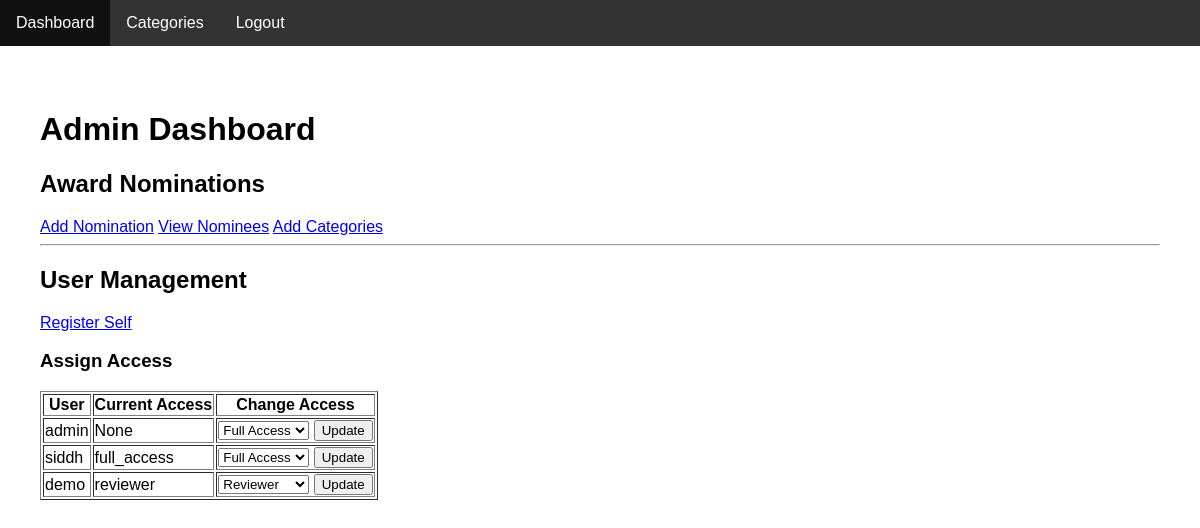
The page /admin (signed in) on the database its author committed.
### models.py (models this page shows)
class User(db.Model):
    id = db.Column(db.Integer, primary_key=True)
    username = db.Column(db.String(150), nullable=False, unique=True)
    password = db.Column(db.String(150), nullable=False)
    email = db.Column(db.String(150), nullable=False, unique=True)
    role = db.Column(db.String(50), nullable=False)  # 'admin' or 'employee'
    gid = db.Column(db.String(6), nullable=False)
    access_level = db.Column(db.String(20), nullable=False, default='view_only')

### app.py (the view)
@app.route('/admin')
@login_required
def admin_dashboard():
    if 'user_id' not in session or session.get('role') != 'Admin':
        return redirect(url_for('login'))
    users=User.query.all()
    categories = Category.query.all()
    return render_template('admin_dashboard.html', categories=categories,users=users)

### app.py (called while the page is built)
def login_required(f):
    @wraps(f)
    def decorated_function(*args, **kwargs):
        if 'logged_in' not in session:
            return redirect(url_for('login'))
        return f(*args, **kwargs)
    return decorated_function

@app.before_request
def create_tables():
    db.create_all()

### templates/admin_dashboard.html (shortened to what this page needs)
{% extends "base.html" %}
    {% block content %}
<div class="container">
    <h1>Admin Dashboard</h1>
    <section id="award-nomination">
        <h2>Award Nominations</h2>
        <a href="{{ url_for('new_nomination') }}">Add Nomination</a>
        <a href="{{ url_for('view_nominees') }}">View Nominees</a>
        <a href="{{ url_for('category') }}">Add Categories</a>
    </section>
    <hr>
    <section id="user-management">
        <h2>User Management</h2>
        <a href="{{ url_for('register') }}">Register Self</a>
        <h3>Assign Access</h3>
        <table border="1">
            <thead>
                <tr>
                    <th>User</th>
                    <th>Current Access</th>
                    <th>Change Access</th>
                </tr>
            </thead>
            <tbody>
                {% for user in users %}
                <tr>
                    <td>{{ user.username }}</td>
                    <td>{{ user.access_level }}</td>
                    <td>
                        <form method="POST" action="{{ url_for('update_access', user_id=user.id) }}">
                            <select name="access_level">
                                <option value="full_access" {% if user.access_level == 'full_access' %}selected{% endif %}>Full Access</option>
                                <option value="reviewer" {% if user.access_level == 'reviewer' %}selected{% endif %}>Reviewer</option>
                            </select>
                            <button type="submit">Update</button>
                        </form>
                    </td>
                </tr>
                {% endfor %}
            </tbody>
        </table>
    </section>
</div>
{% endblock %}

### static/styles.css (style rules this page uses)
body { font-family: Arial, sans-serif; margin: 0; padding: 0; padding-top: 50px; }
.container { padding: 20px; }

### rows shown on the page
User: username "admin", access_level "None"
User: username "siddh", access_level "full_access", access_level "Full Access"
User: username "demo", access_level "reviewer", access_level "Reviewer"
